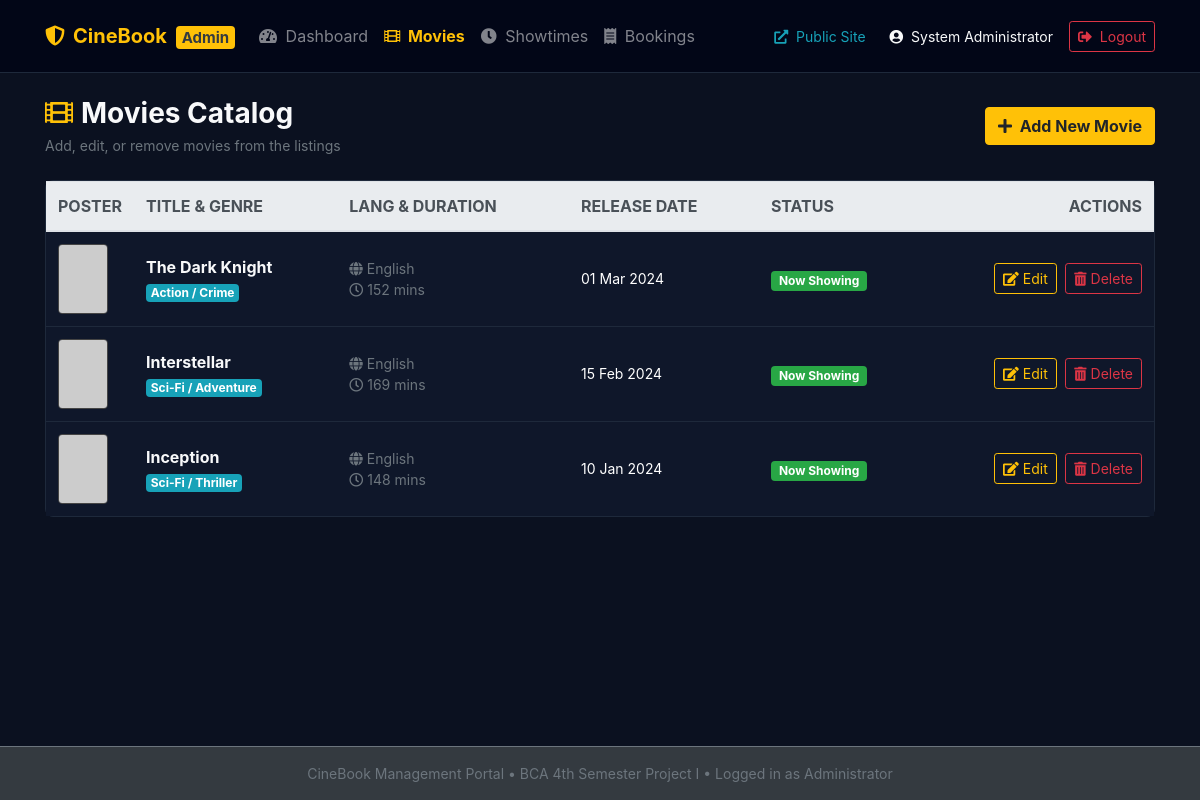
The app's page /admin/movies.php (signed in) with its own data.
### tables this page shows
CREATE TABLE IF NOT EXISTS `movies` (
    `id` INT AUTO_INCREMENT PRIMARY KEY,
    `title` VARCHAR(150) NOT NULL,
    `genre` VARCHAR(50) NOT NULL,
    `language` VARCHAR(50) NOT NULL,
    `duration` INT NOT NULL COMMENT 'Duration in minutes',
    `release_date` DATE NOT NULL,
    `poster` VARCHAR(255) DEFAULT 'default_poster.jpg',
    `description` TEXT NOT NULL,
    `status` ENUM('now_showing', 'coming_soon', 'ended') DEFAULT 'now_showing',
    `created_at` TIMESTAMP DEFAULT CURRENT_TIMESTAMP
);

### admin/movies.php (the view, shortened to what this page needs)
<?php
require_once __DIR__ . '/includes/header.php';
$upload_dir     = __DIR__ . '/../uploads/posters/';
$upload_web_dir = '../uploads/posters/';
$movies_result = mysqli_query($conn, "SELECT * FROM movies ORDER BY id DESC");
?>
<div class="d-flex justify-content-between align-items-center mb-4">
    <div>
        <h3 class="font-weight-bold text-light mb-1"><i class="fas fa-film text-warning mr-2"></i>Movies Catalog</h3>
        <p class="text-muted small mb-0">Add, edit, or remove movies from the listings</p>
    </div>
    <button type="button" class="btn btn-warning font-weight-bold" data-toggle="modal" data-target="#addMovieModal">
        <i class="fas fa-plus mr-1"></i> Add New Movie
    </button>
</div>
<div class="admin-card">
    <div class="table-responsive">
        <table class="table table-dark table-hover mb-0">
            <thead class="thead-light">
                <tr>
                    <th style="width:70px;">POSTER</th>
                    <th>TITLE &amp; GENRE</th>
                    <th>LANG &amp; DURATION</th>
                    <th>RELEASE DATE</th>
                    <th>STATUS</th>
                    <th class="text-right">ACTIONS</th>
                </tr>
            </thead>
            <tbody>
                <?php if (mysqli_num_rows($movies_result) > 0): ?>
                    <?php while ($m = mysqli_fetch_assoc($movies_result)):
                        $poster_src = (!empty($m['poster']) && file_exists($upload_dir . $m['poster']))
                            ? $upload_web_dir . $m['poster']
                            : 'https://placehold.co/100x140/1e293b/f8fafc?text=No+Poster';
                        $poster_url_js = (!empty($m['poster']) && file_exists($upload_dir . $m['poster']))
                            ? addslashes($upload_web_dir . $m['poster']) : '';
                    ?>
                    <tr>
                        <td class="align-middle">
                            <img src="<?php echo htmlspecialchars($poster_src); ?>" alt="Poster"
                                 style="width:50px;height:70px;object-fit:cover;border-radius:4px;border:1px solid #444;">
                        </td>
                        <td class="align-middle">
                            <div class="font-weight-bold text-light"><?php echo htmlspecialchars($m['title']); ?></div>
                            <span class="badge badge-info small"><?php echo htmlspecialchars($m['genre']); ?></span>
                        </td>
                        <td class="align-middle small text-muted">
                            <div><i class="fas fa-globe mr-1"></i><?php echo htmlspecialchars($m['language']); ?></div>
                            <div><i class="far fa-clock mr-1"></i><?php echo (int)$m['duration']; ?> mins</div>
                        </td>
                        <td class="align-middle small"><?php echo date('d M Y', strtotime($m['release_date'])); ?></td>
                        <td class="align-middle">
                            <?php if ($m['status'] === 'now_showing'): ?>
                                <span class="badge badge-success px-2 py-1">Now Showing</span>
                            <?php elseif ($m['status'] === 'coming_soon'): ?>
                                <span class="badge badge-warning text-dark px-2 py-1">Coming Soon</span>
                            <?php else: ?>
                                <span class="badge badge-secondary px-2 py-1">Ended</span>
                            <?php endif; ?>
                        </td>
                        <td class="align-middle text-right">
                            <button type="button" class="btn btn-outline-warning btn-sm mr-1"
                                onclick="openEditModal(<?php echo $m['id']; ?>,'<?php echo addslashes($m['title']); ?>','<?php echo addslashes($m['genre']); ?>','<?php echo addslashes($m['language']); ?>',<?php echo (int)$m['duration']; ?>,'<?php echo $m['release_date']; ?>','<?php echo $m['status']; ?>','<?php echo addslashes(htmlspecialchars_decode($m['description'])); ?>','<?php echo addslashes($m['poster']); ?>','<?php echo $poster_url_js; ?>')">
                                <i class="fas fa-edit mr-1"></i>Edit
                            </button>
                            <a href="movies.php?delete_id=<?php echo $m['id']; ?>"
                               class="btn btn-outline-danger btn-sm"
                               onclick="return confirm('Delete \'<?php echo addslashes($m['title']); ?>\'?');">
                                <i class="fas fa-trash-alt mr-1"></i>Delete
                            </a>
                        </td>
                    </tr>
                    <?php endwhile; ?>
                <?php else: ?>
                    <tr><td colspan="6" class="text-center py-5 text-muted"><i class="fas fa-film fa-2x mb-2 d-block"></i>No movies added yet.</td></tr>
                <?php endif; ?>
            </tbody>
        </table>
    </div>
</div>
<?php require_once __DIR__ . '/includes/footer.php'; ?>

### admin/includes/header.php (style rules this page uses)
body { background-color: #0b1120; color: #f1f5f9; font-family: -apple-system, BlinkMacSystemFont, "Segoe UI", Roboto, Arial, sans-serif; min-height: 100vh; display: flex; flex-direction: column; }
.admin-card { background-color: #0f172a; border: 1px solid #1e293b; border-radius: 8px; }
.table-dark { background-color: #0f172a; }
.table-dark td, .table-dark th { border-color: #1e293b; }

### records on screen
movies: title "The Dark Knight", genre "Action / Crime", language "English", duration "152", release_date "01 Mar 2024", status "Now Showing"
movies: title "Interstellar", genre "Sci-Fi / Adventure", language "English", duration "169", release_date "15 Feb 2024", status "Now Showing"
movies: title "Inception", genre "Sci-Fi / Thriller", language "English", duration "148", release_date "10 Jan 2024", status "Now Showing"

### other values on screen
$_SESSION['admin_name'] "System Administrator"
